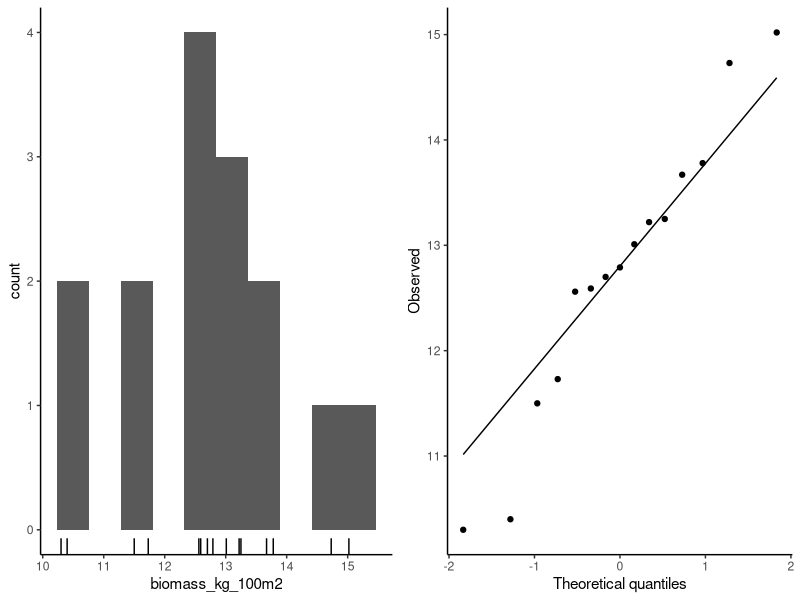
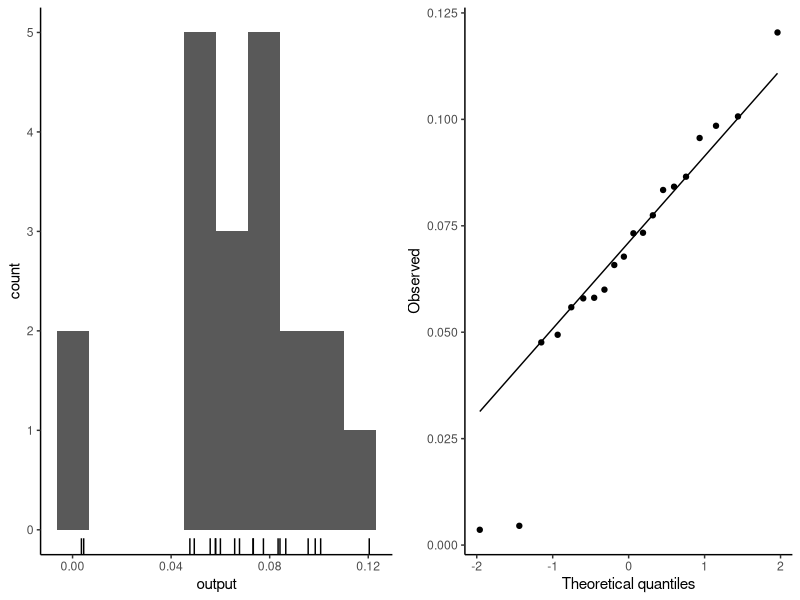
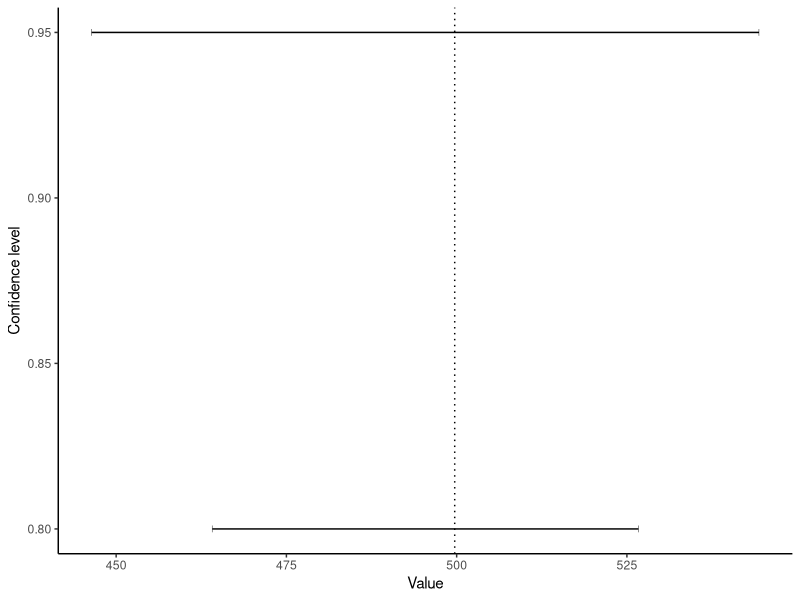

Write the R code that produced these figures, in order.
## ---- chunk 1
#| message: false
#| warning: false
#| code-fold: false

library(tidyverse); theme_set(theme_classic())
library(readxl)
set.seed(2026)
## ---- chunk 2

## ---- chunk 3
#| code-fold: true
#| code-summary: "Load and check data"

MPA_df <- read_xlsx("data/H2SMS_practicalData.xlsx", sheet="MPA")
str(MPA_df)
summary(MPA_df)
## ---- chunk 4

## ---- chunk 5
#| code-fold: true
#| code-summary: "Data distribution"
#| fig-width: 9
#| fig-height: 4

pA <- ggplot(MPA_df, aes(biomass_kg_100m2)) + 
  geom_histogram(bins=10) + 
  geom_rug()
pB <- ggplot(MPA_df, aes(sample=biomass_kg_100m2)) + 
  geom_qq() + geom_qq_line() +
  labs(x="Theoretical quantiles", 
       y="Observed")
cowplot::plot_grid(pA, pB, nrow=1, align="h", axis="tb")

## ---- chunk 6
#| code-fold: true
#| code-summary: "Analysis"

t.test(MPA_df$biomass_kg_100m2, mu=12.2, alternative="greater")
## ---- chunk 7

## ---- chunk 8
#| code-fold: true
#| code-summary: "Load and check data"

urchin_df <- read_xlsx("data/H2SMS_practicalData.xlsx", sheet="UrchinGametes")
str(urchin_df)
summary(urchin_df)
## ---- chunk 9

## ---- chunk 10
#| code-fold: true
#| code-summary: "Data distribution"
#| fig-width: 9
#| fig-height: 4

pA <- ggplot(urchin_df, aes(output)) + 
  geom_histogram(bins=10) + 
  geom_rug()
pB <- ggplot(urchin_df, aes(sample=output)) + 
  geom_qq() + geom_qq_line() +
  labs(x="Theoretical quantiles", 
       y="Observed")
cowplot::plot_grid(pA, pB, nrow=1, align="h", axis="tb")

## ---- chunk 11
#| code-fold: true
#| code-summary: "Analysis"

t.test(urchin_df$output, mu=0.068)
## ---- chunk 12

## ---- chunk 13
#| code-fold: true
#| code-summary: "Load and check data"

plastic_df <- read_xlsx("data/H2SMS_practicalData.xlsx", sheet="Plastics")
str(plastic_df)
summary(plastic_df)
## ---- chunk 14

## ---- chunk 15
#| code-fold: true
#| code-summary: "View code"

obs <- sample(plastic_df$pellets, size=25)
## ---- chunk 16

## ---- chunk 17
#| code-fold: true
#| code-summary: "View code"

mean(obs) - mean(plastic_df$pellets)
## ---- chunk 18

## ---- chunk 19
#| code-fold: true
#| code-summary: "The easy way"

t.test(obs)
## ---- chunk 20
#| code-fold: true
#| code-summary: "The hard way"

# y_bar +/- T[df,95%] * SE
mean(obs) + qt(c(0.025, 0.975), length(obs)-1) * sd(obs)/sqrt(length(obs))
## ---- chunk 21

## ---- chunk 22
#| code-fold: true
#| code-summary: "View code"

ci_95 <- t.test(obs)$conf.int
ci_80 <- t.test(obs, conf.level=0.8)$conf.int

ci_95
ci_80
## ---- chunk 23
#| code-fold: true
#| code-summary: "View code"
#| fig-width: 5
#| fig-height: 3
#| fig-cap: "True value (dotted line) compared to the 80% and 95% confidence interval from one sample."

expand_grid(confidence=c(0.8, 0.95),
            limit=c("lo", "high")) |>
  mutate(limit=c(ci_80, ci_95)) |>
  ggplot(aes(limit, confidence, group=confidence)) + 
  geom_line() +
  geom_point(shape="|") +
  geom_vline(xintercept=mean(plastic_df$pellets), linetype=3) +
  labs(x="Value", y="Confidence level")
